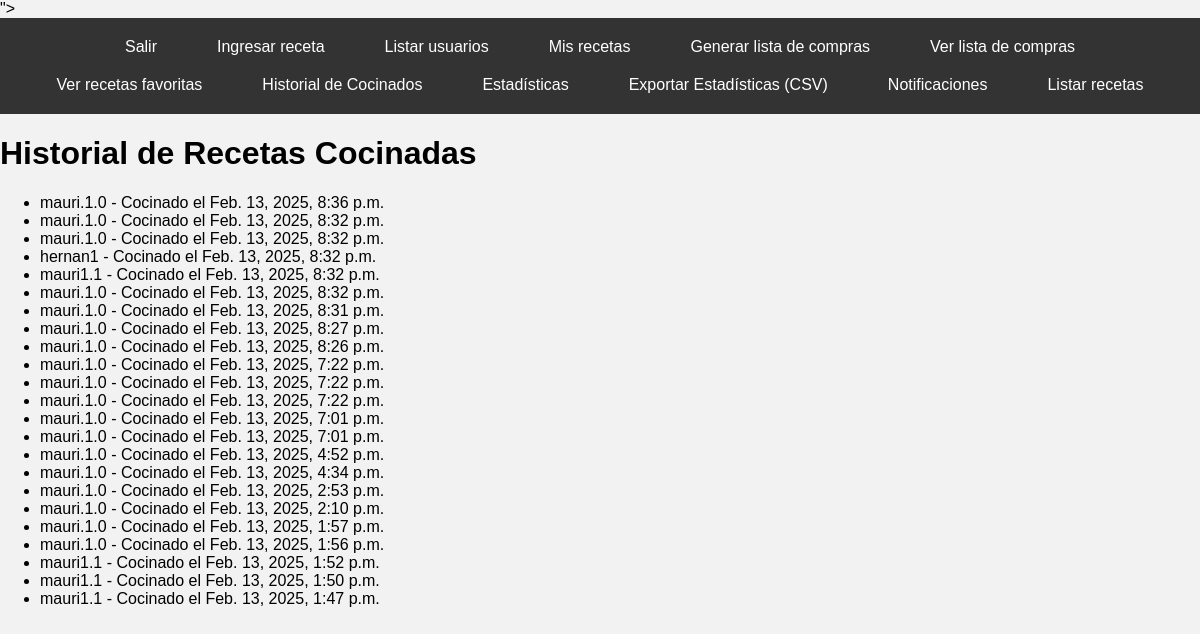
Screenshot of /historial/ (signed in) with the database file from the repository.
### polls/models.py (models this page shows, shortened)
class HistorialCocinado(models.Model):
    usuario = models.ForeignKey(settings.AUTH_USER_MODEL, on_delete=models.CASCADE)
    receta = models.ForeignKey('Receta', on_delete=models.CASCADE)
    fecha_cocinado = models.DateTimeField(auto_now_add=True)

class Receta(models.Model):
    usuario = models.ForeignKey(settings.AUTH_USER_MODEL, on_delete=models.CASCADE)
    titulo = models.CharField(max_length=100)
    descripcion = models.TextField(default="Descripción no disponible")
    imagen = models.ImageField(upload_to='recetas/', null=True, blank=True)
    pasos_de_preparacion = models.TextField()
    categoria = models.CharField(max_length=50)
    dificultad = models.CharField(max_length=50)
    tiempo_de_coccion = models.IntegerField()
    ingredientes = models.ManyToManyField(Ingrediente, through='RecetaIngrediente', blank=True)
    favoritos = models.ManyToManyField(settings.AUTH_USER_MODEL, related_name='favoritos_recetas', blank=True)

### polls/views.py (the view)
# urls.py: path('historial/', HistorialCocinadoView.as_view(), name='historial_cocinados'),
class HistorialCocinadoView(LoginRequiredMixin, ListView):
    model = HistorialCocinado
    template_name = 'polls/historial_cocinados.html'
    context_object_name = 'historial'
    ordering = ['-fecha_cocinado']
    def get_queryset(self):
        return HistorialCocinado.objects.filter(usuario=self.request.user).order_by('-fecha_cocinado')

### polls/templates/polls/historial_cocinados.html
{% extends 'polls/base.html' %}
{% block content %}
<h1>Historial de Recetas Cocinadas</h1>
<ul>
    {% for item in historial %}
        <li>{{ item.receta.titulo }} - Cocinado el {{ item.fecha_cocinado }}</li>
    {% empty %}
        <p>No has cocinado ninguna receta aún.</p>
    {% endfor %}
</ul>
{% endblock %}

### polls/templates/polls/base.html (style rules this page uses)
body { font-family: Arial, sans-serif; margin: 0; padding: 0; background-color: #f2f2f2; }

### rows the page displays
HistorialCocinado: receta.titulo "mauri.1.0", fecha_cocinado "Feb. 13, 2025, 8:36 p.m."
HistorialCocinado: receta.titulo "mauri.1.0", fecha_cocinado "Feb. 13, 2025, 8:32 p.m."
HistorialCocinado: receta.titulo "mauri.1.0", fecha_cocinado "Feb. 13, 2025, 8:32 p.m."
HistorialCocinado: receta.titulo "hernan1", fecha_cocinado "Feb. 13, 2025, 8:32 p.m."
HistorialCocinado: receta.titulo "mauri1.1", fecha_cocinado "Feb. 13, 2025, 8:32 p.m."
HistorialCocinado: receta.titulo "mauri.1.0", fecha_cocinado "Feb. 13, 2025, 8:32 p.m."
HistorialCocinado: receta.titulo "mauri.1.0", fecha_cocinado "Feb. 13, 2025, 8:31 p.m."
HistorialCocinado: receta.titulo "mauri.1.0", fecha_cocinado "Feb. 13, 2025, 8:27 p.m."
HistorialCocinado: receta.titulo "mauri.1.0", fecha_cocinado "Feb. 13, 2025, 8:26 p.m."
HistorialCocinado: receta.titulo "mauri.1.0", fecha_cocinado "Feb. 13, 2025, 7:22 p.m."
HistorialCocinado: receta.titulo "mauri.1.0", fecha_cocinado "Feb. 13, 2025, 7:22 p.m."
HistorialCocinado: receta.titulo "mauri.1.0", fecha_cocinado "Feb. 13, 2025, 7:22 p.m."
HistorialCocinado: receta.titulo "mauri.1.0", fecha_cocinado "Feb. 13, 2025, 7:01 p.m."
HistorialCocinado: receta.titulo "mauri.1.0", fecha_cocinado "Feb. 13, 2025, 7:01 p.m."
HistorialCocinado: receta.titulo "mauri.1.0", fecha_cocinado "Feb. 13, 2025, 4:52 p.m."
HistorialCocinado: receta.titulo "mauri.1.0", fecha_cocinado "Feb. 13, 2025, 4:34 p.m."
HistorialCocinado: receta.titulo "mauri.1.0", fecha_cocinado "Feb. 13, 2025, 2:53 p.m."
HistorialCocinado: receta.titulo "mauri.1.0", fecha_cocinado "Feb. 13, 2025, 2:10 p.m."
HistorialCocinado: receta.titulo "mauri.1.0", fecha_cocinado "Feb. 13, 2025, 1:57 p.m."
HistorialCocinado: receta.titulo "mauri.1.0", fecha_cocinado "Feb. 13, 2025, 1:56 p.m."
HistorialCocinado: receta.titulo "mauri1.1", fecha_cocinado "Feb. 13, 2025, 1:52 p.m."
HistorialCocinado: receta.titulo "mauri1.1", fecha_cocinado "Feb. 13, 2025, 1:50 p.m."
HistorialCocinado: receta.titulo "mauri1.1", fecha_cocinado "Feb. 13, 2025, 1:47 p.m."
